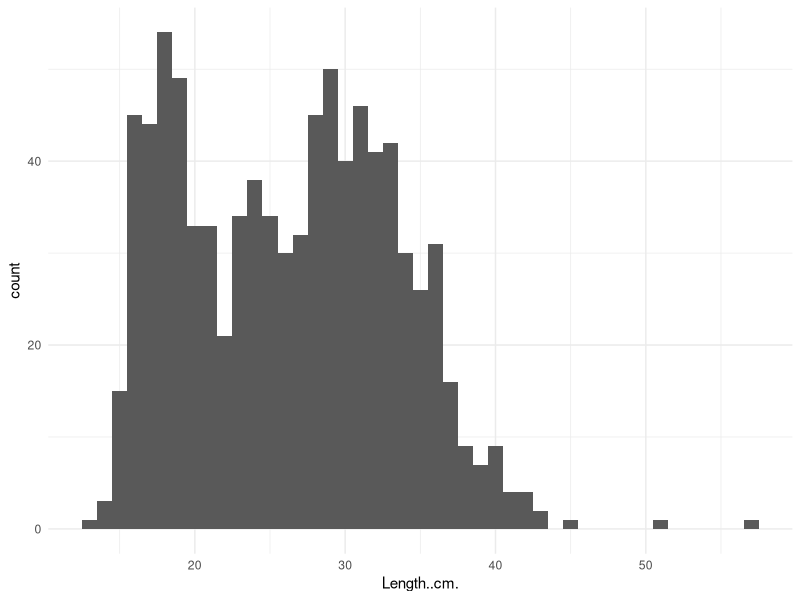
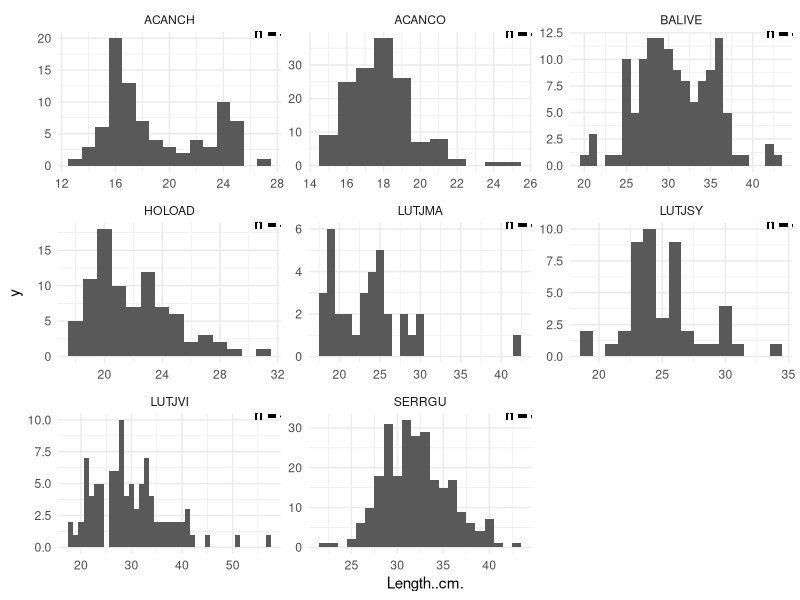
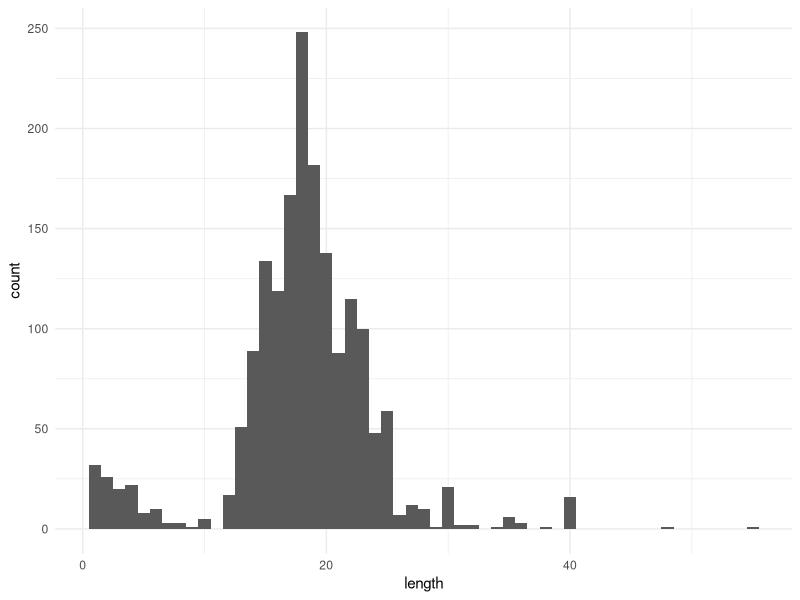
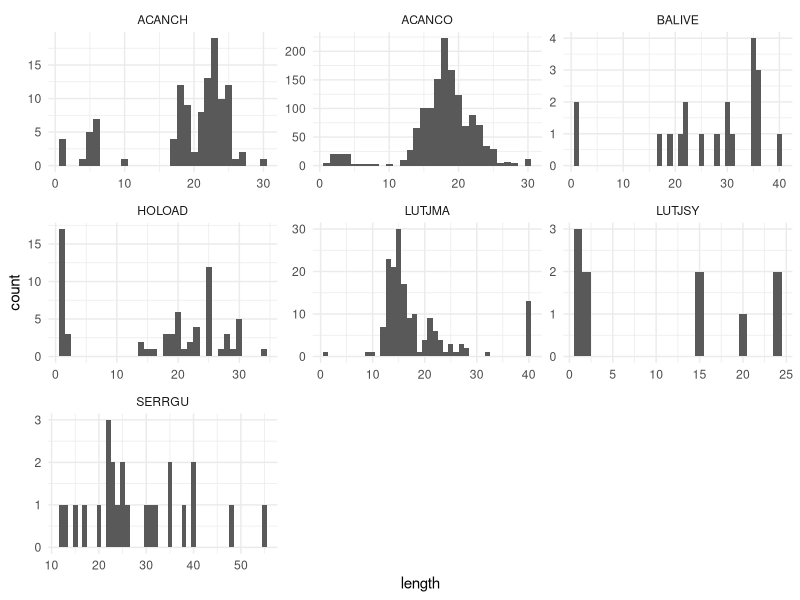

Write R code to recreate these figures, in order.
setwd('./Montserrat/Alex_length')

library(dplyr)
library(readr)

#Data Summary Length Data

data <- read.csv("Montserrat_Species_Length_Composition_Data_July_2016_AS.csv")
names(data)
days <- length(unique(data$Date))
boats <- length(unique(data$Vessel.ID..Length))
area <- length(unique(data$Area.fished))
#unique(df[c("data$Date","data$Vessel.ID..Length")])
trips <- data.frame(data$Date,data$Vessel.ID..Length)
unique_trips <- unique(trips)
nrow(unique_trips)
nrow(trips)
gears<-unique(data$Gear.Type)
species_CN <- unique(lapply(data$Species.common.name, tolower))

# Exclude species with count less than 30 individuals from length data

species <- table(data$Species.ID)

data_threshold = data[data$Species.ID %in% names(species[species > 30]), ]
  

#SA individual lengths data (generated with script 'extract_lenghts_SA.R')

SA_lengths <- read.csv('SA_individ_lengths.csv')


# Plot hists for length data
library(ggplot2)

length_h1 = ggplot(data = data_threshold, aes(x = Length..cm.)) +
              geom_histogram(binwidth = 1) +
              theme_minimal()

length_h2 = length_h1 + facet_wrap(~Species.ID, scales = "free") +
  geom_text(aes(x=Inf,y=Inf, label=paste("n =", length(data_threshold$Length..cm.)))) 
    
    


# Plot hists for SA data
library(ggplot2)

SA_h1 = ggplot(data = SA_lengths, aes(x = length)) +
  geom_histogram(binwidth = 1) +
  theme_minimal()

SA_h2 = SA_h1 + facet_wrap(~Species.ID, scales = "free") 
  #geom_text(aes(x=Inf,y=Inf, label=paste("n =", length(data_threshold$Length..cm.)))) 



    
    #data=n_df, aes(x=30,y=25, label=paste("n =", n), hjust=-.1))
              
#aes(x=Inf,y=Inf, label=paste("n =", length(data_threshold$Length..cm.)))) +


#n_df = data.frame(n=species[species > 30])